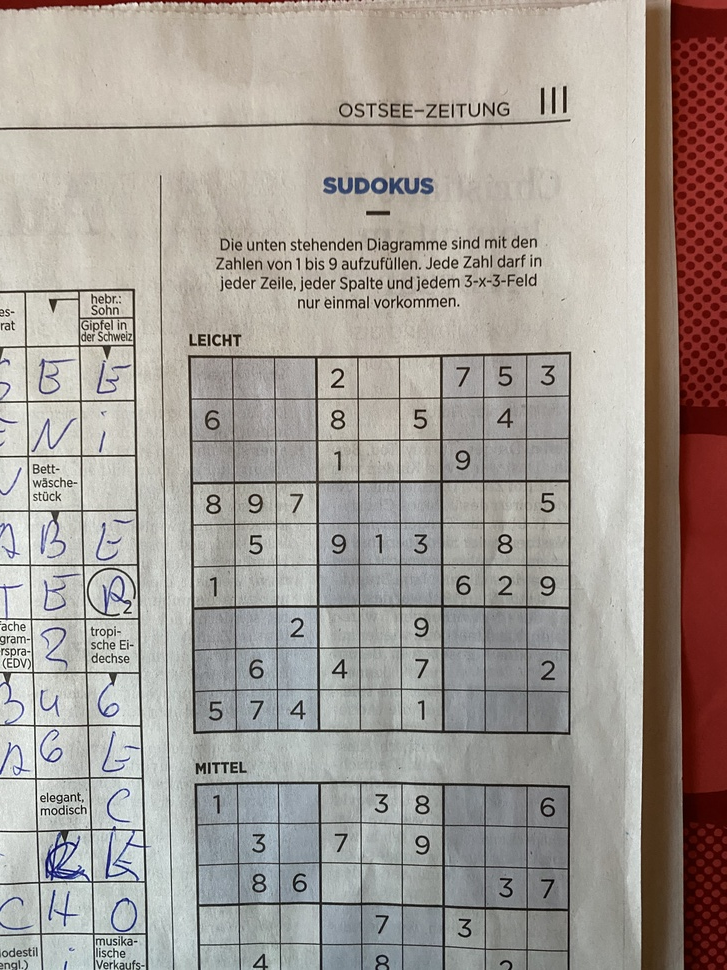
#> input picture backend/test_files/test1.jpg, 727 x 970 px, shrunk from 3024 x 4032 before the run
$ python -i image_manipulation.py   (imports and definitions only)
#> lines starting #> are read from the running program, lines starting #| are printed output that depends on the picture; after the words box and inside, x2 and y2 are one past the last pixel; in counts of white or black regions, pixels touching at a corner belong together
#> further down, picture is the input picture: shape (970, 727, 3); mean B, G, R 149.8, 156.1, 163.8
import cv2
import numpy as np

def prepare_image(image):
    image = cv2.cvtColor(image, cv2.COLOR_BGR2GRAY)
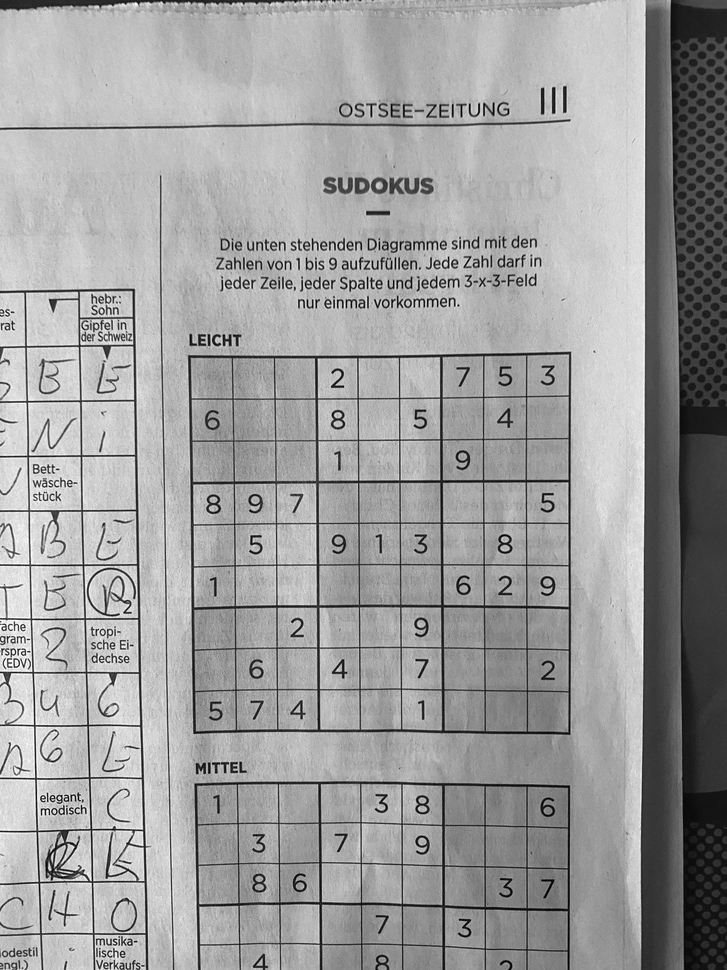
#> image: shape (970, 727); min 0, max 255, mean 157.7

    image = cv2.GaussianBlur(image, (5,5), 0)

    (thresh, image) = cv2.threshold(image, 128, 255,cv2.THRESH_BINARY|cv2.THRESH_OTSU)
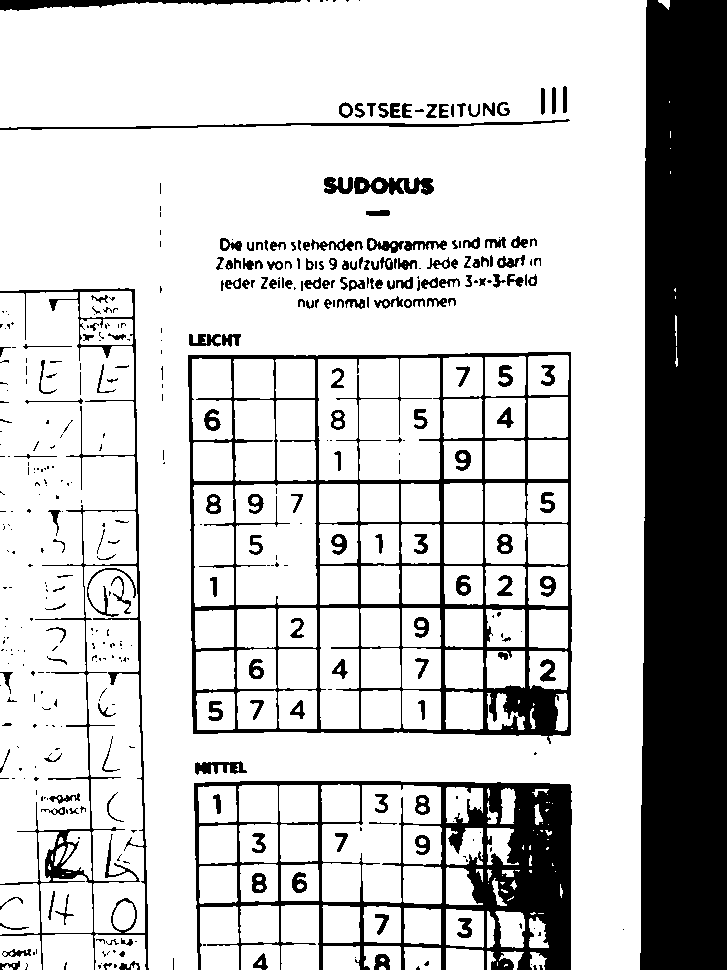
#> image: shape (970, 727); 78.2% white; 447 black regions (237 under 20 px), largest, box (x1, y1, x2, y2) and area: (640, 0, 727, 970) 80376, (188, 352, 572, 744) 22214, (194, 781, 572, 970) 21584
#> thresh = 130

    image = 255-image

    return image

def identify_edges(image):
    return cv2.Canny(image, 75, 100)

def findContours(image):
    return cv2.findContours(image.copy(), cv2.RETR_TREE, cv2.CHAIN_APPROX_SIMPLE)

def output_sudoku_solution(image, coordinates, orig_sudoku, solved_sudoku):
    orig_array = np.array(orig_sudoku)
    solved_array = np.array(solved_sudoku)

    output_array = solved_array - orig_array

    font = cv2.FONT_HERSHEY_SIMPLEX
    thickness = 3

    # when it wasn't possible to solve the Sudoku - probably because not all numbers could be predicted,
    # then 'orig_array' and 'solved_array' are identical and 'output_array' will contain zeros only
    if not output_array.max() == output_array.min():
        fontScale = 3
        color = (255, 0, 0)
        for line_no, line in enumerate(output_array):
            for element_no, element in enumerate(line):
                if element != 0:
                    textSize = cv2.getTextSize(str(element), font, fontScale, thickness)
                    image = cv2.putText(image, str(element), (coordinates[line_no][element_no][0]+textSize[0][0], coordinates[line_no][element_no][1]+(textSize[0][1]*2)), font, fontScale, color, thickness, cv2.LINE_AA)
    else:
        fontScale = 2
        color = (0, 0, 255)
        for line_no, line in enumerate(orig_array):
            for element_no, element in enumerate(line):
                if element != 0:
                    textSize = cv2.getTextSize(str(element), font, fontScale, thickness)
                    image = cv2.putText(image, str(element), (coordinates[line_no][element_no][0]+textSize[0][0], coordinates[line_no][element_no][1]+(textSize[0][1]*2)), font, fontScale, color, thickness, cv2.LINE_AA)

    return image

>>> import cv2
>>> picture = cv2.imread('test_files/test1.jpg')
>>> result = prepare_image(picture)

$ run again, on backend/test_files/test10.jpg
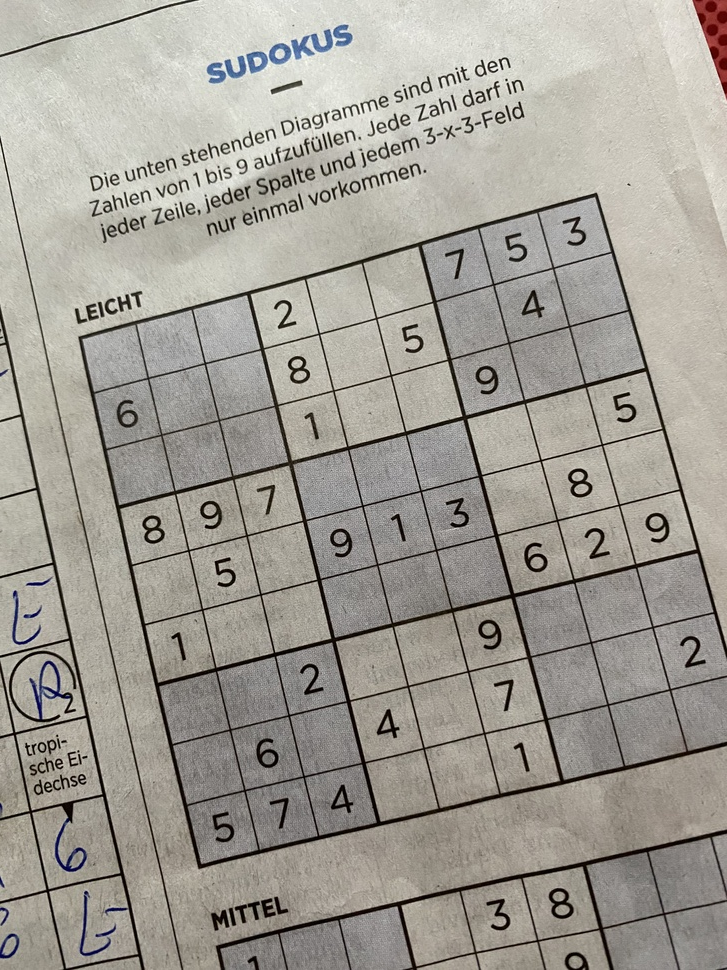
#> input picture backend/test_files/test10.jpg, 727 x 970 px, shrunk from 3024 x 4032 before the run
#> picture is the input picture: shape (970, 727, 3); mean B, G, R 149.5, 157.6, 161.3
#> in prepare_image, `image = cv2.GaussianBlur(image, (5,5), 0)`:
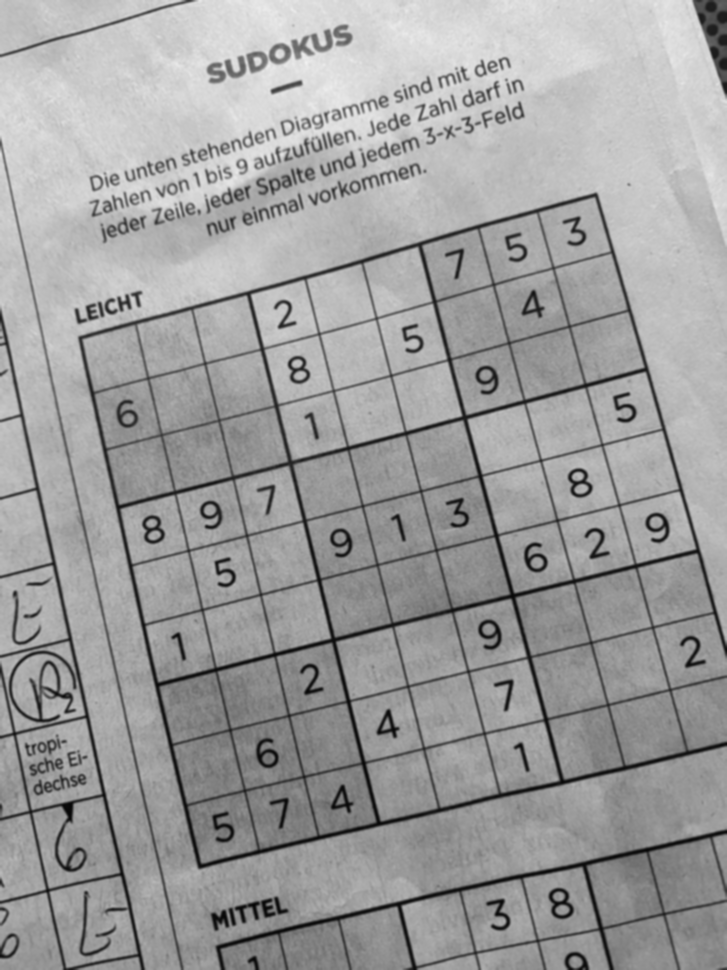
#> image: shape (970, 727); min 6, max 240, mean 157.7
#> in prepare_image, `(thresh, image) = cv2.threshold(image, 128, 255,cv2.THRESH_BINARY|cv2...`:
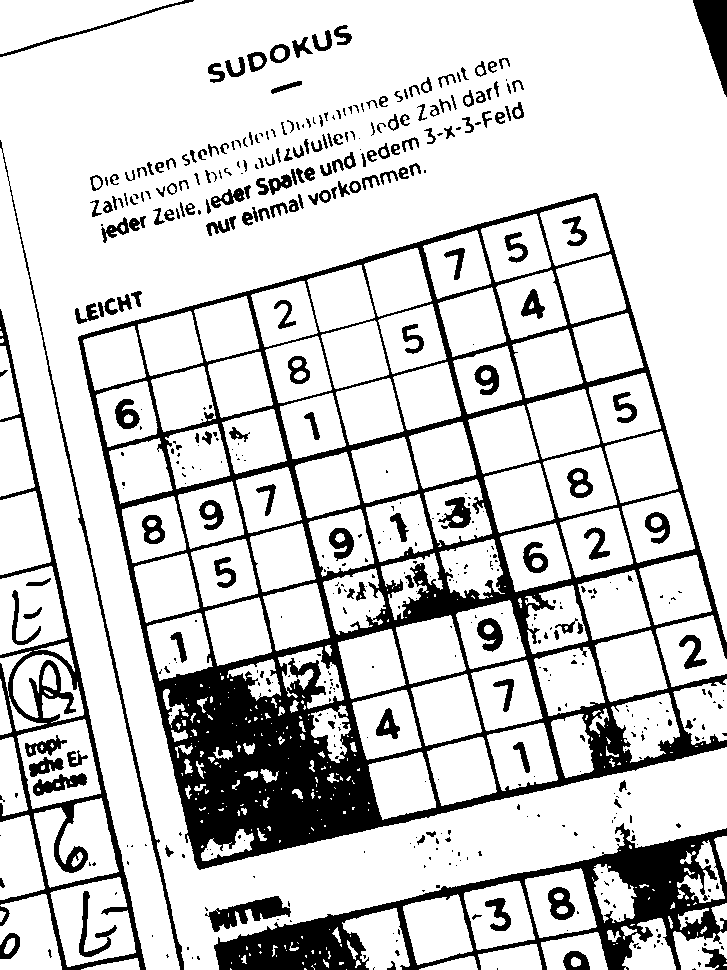
#> image: shape (970, 727); 80.7% white; 524 black regions (319 under 20 px), largest, box (x1, y1, x2, y2) and area: (78, 193, 727, 870) 74935, (214, 823, 727, 970) 18904, (0, 309, 146, 970) 9441
#> thresh = 134

$ run again, on backend/test_files/test11.jpg
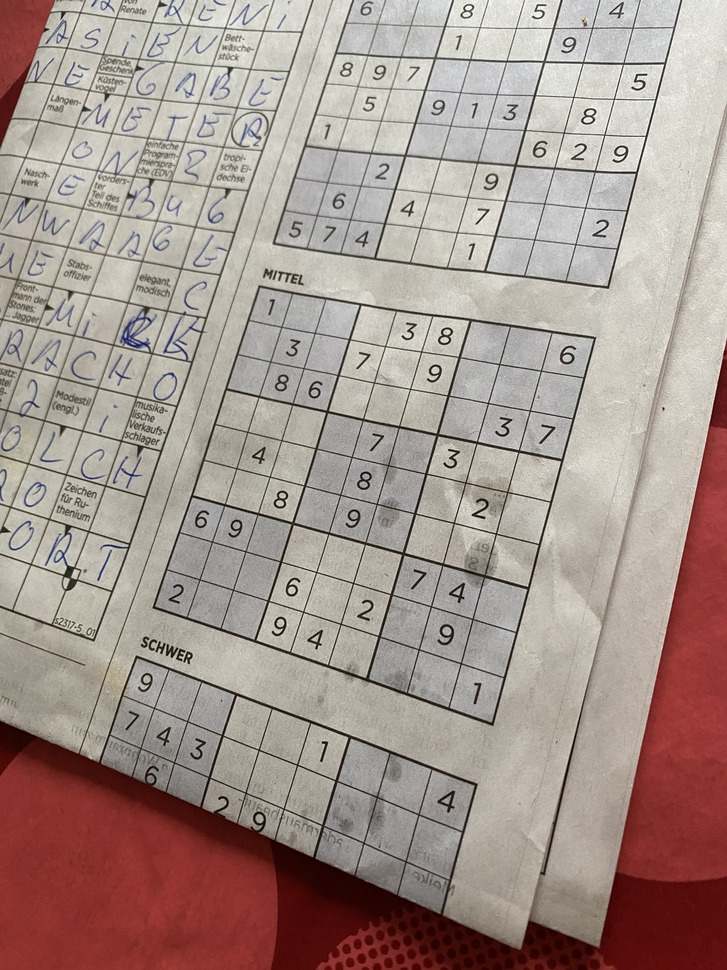
#> input picture backend/test_files/test11.jpg, 727 x 970 px, shrunk from 3024 x 4032 before the run
#> picture is the input picture: shape (970, 727, 3); mean B, G, R 142.2, 149.2, 165.7
#> in prepare_image, `image = cv2.cvtColor(image, cv2.COLOR_BGR2GRAY)`:
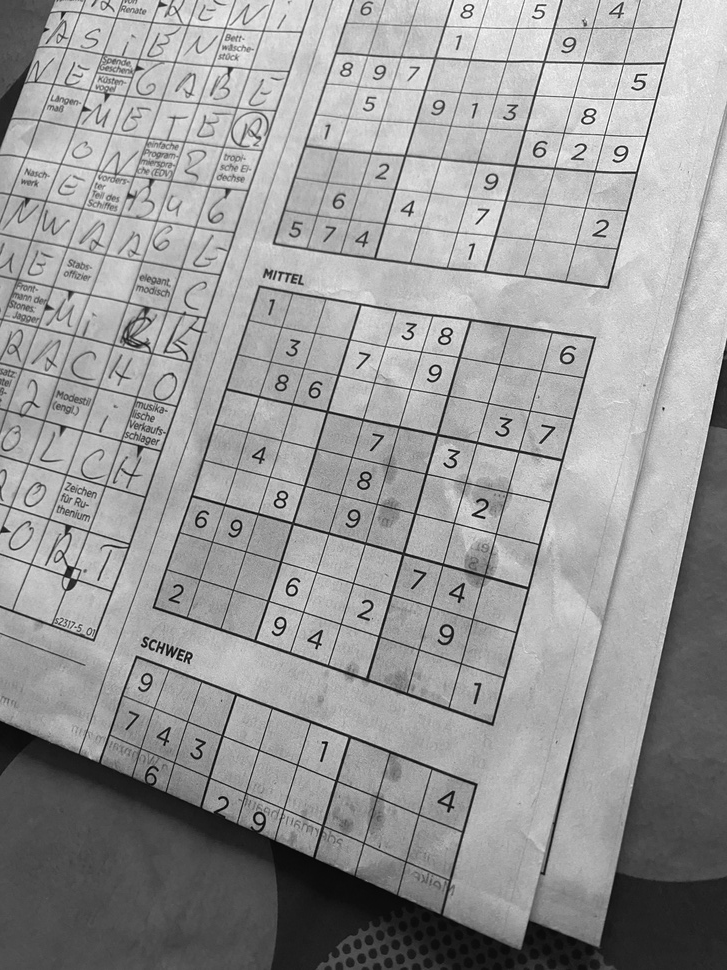
#> image: shape (970, 727); min 1, max 255, mean 153.4
#> in prepare_image, `(thresh, image) = cv2.threshold(image, 128, 255,cv2.THRESH_BINARY|cv2...`:
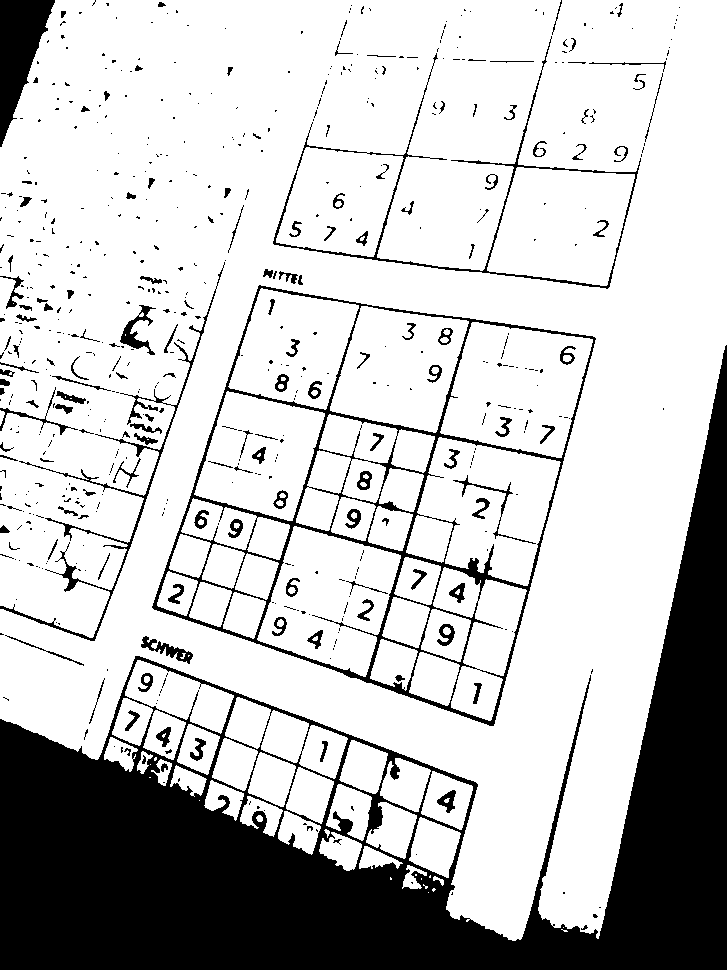
#> image: shape (970, 727); 76.8% white; 610 black regions (461 under 20 px), largest, box (x1, y1, x2, y2) and area: (0, 345, 727, 970) 128753, (152, 285, 596, 726) 12016, (0, 0, 55, 147) 4209
#> thresh = 124

$ run again, on backend/test_files/test12.jpg
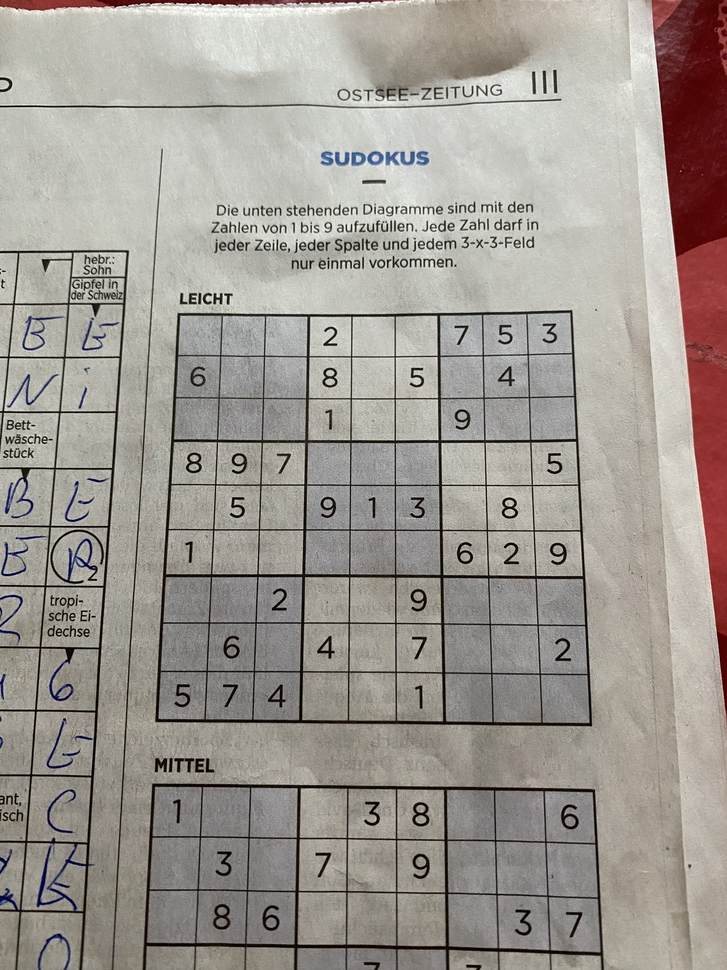
#> input picture backend/test_files/test12.jpg, 727 x 970 px, shrunk from 3024 x 4032 before the run
#> picture is the input picture: shape (970, 727, 3); mean B, G, R 146.4, 153.1, 159
#> in prepare_image, `image = cv2.cvtColor(image, cv2.COLOR_BGR2GRAY)`:
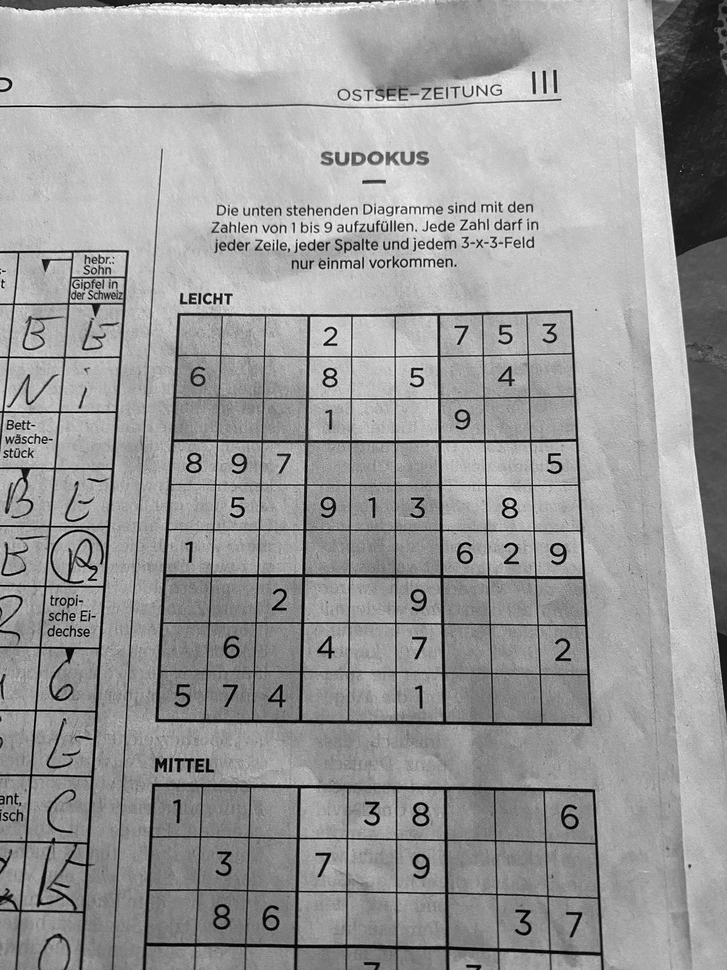
#> image: shape (970, 727); min 0, max 255, mean 154.1
#> in prepare_image, `(thresh, image) = cv2.threshold(image, 128, 255,cv2.THRESH_BINARY|cv2...`:
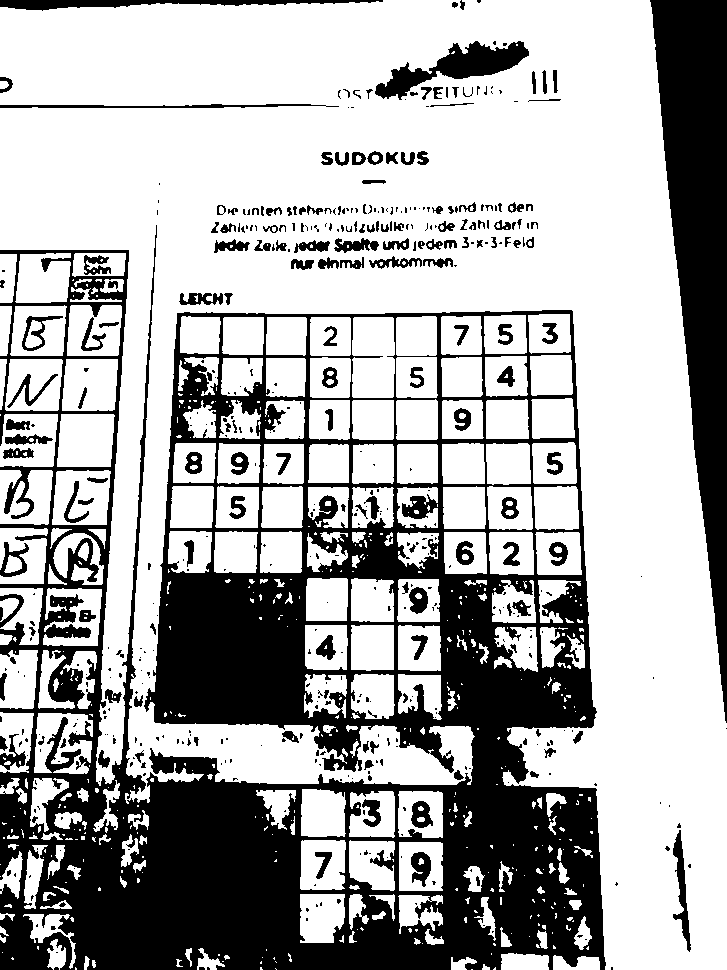
#> image: shape (970, 727); 67% white; 500 black regions (323 under 20 px), largest, box (x1, y1, x2, y2) and area: (0, 225, 606, 970) 176843, (650, 0, 727, 723) 28793, (375, 41, 529, 100) 3308
#> thresh = 142
